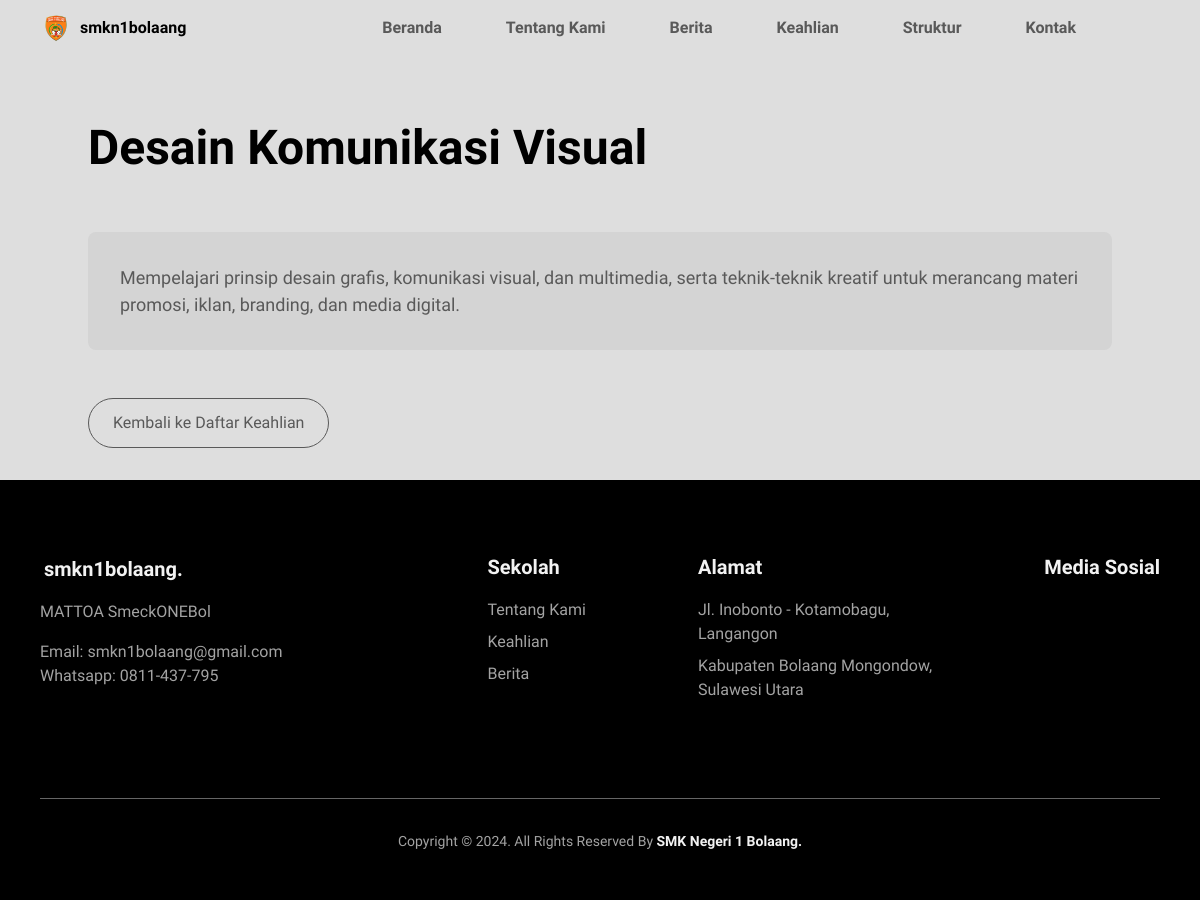
The app's page /skill_detail.php?id=2 with its own data.
### tables this page shows
CREATE TABLE `skills` (
  `id` int(11) NOT NULL,
  `title` varchar(255) NOT NULL,
  `icon` varchar(50) NOT NULL,
  `image` varchar(255) DEFAULT NULL,
  `description` text NOT NULL
);

CREATE TABLE `contact_info` (
  `id` int(11) NOT NULL,
  `type` enum('email','whatsapp') NOT NULL,
  `value` varchar(255) NOT NULL,
  `is_active` tinyint(1) DEFAULT 1
);

### skill_detail.php (the view, shortened to what this page needs)
<?php
require_once('config.php');
$skill_id = isset($_GET['id']) ? intval($_GET['id']) : 0;
try {
    $stmt = $pdo->prepare("SELECT id, title, icon, image, description FROM skills WHERE id = ?");
    $stmt->execute([$skill_id]);
    $skill = $stmt->fetch(PDO::FETCH_ASSOC);
} catch (PDOException $e) {
    die("Query failed: " . $e->getMessage());
}
function getContactInfo()
{
    global $pdo;
    $stmt = $pdo->query("SELECT * FROM contact_info WHERE is_active = TRUE");
    return $stmt->fetchAll(PDO::FETCH_ASSOC);
}
?>
<!DOCTYPE html>
<html lang="en">
<head>
    <link rel="stylesheet" href="https://cdnjs.cloudflare.com/ajax/libs/remixicon/3.4.0/remixicon.css">
    <link rel="stylesheet" href="assets/css/styles.css">
    <link href="assets/css/output.css" rel="stylesheet">
</head>
<body>
    <?php include 'components/header.php'; ?>
    <main class="main">
        <section class="section skill-detail-section">
            <div class="skill-detail-container">
                <div class="skill-detail-header">
                    <h1 class="skill-detail-title"><?php echo htmlspecialchars($skill['title']); ?></h1>
                </div>
                <div class="skill-detail-content">
                    <p class="skill-detail-description">
                        <?php echo nl2br(htmlspecialchars($skill['description'])); ?>
                    </p>
                </div>
                <div class="skill-detail-footer">
                    <a href="index.php#skills" class="skill-detail-back-button">
                        <i class="ri-arrow-left-line"></i> Kembali ke Daftar Keahlian
                    </a>
                    <div class="skill-detail-share">
                        <button class="skill-detail-share-button">
                        </button>
                    </div>
                </div>
            </div>
        </section>
    </main>
    <footer class="footer">
        <div class="footer__container container grid">
            <div>
                <a href="index.php" class="footer__logo">
                    <span>smkn1bolaang.</span>
                </a>
                <p class="footer__description">MATTOA SmeckONEBol</p>
                <?php
                $contactInfo = getContactInfo();
                foreach ($contactInfo as $info) {
                    if ($info['type'] == 'email') {
                        echo "<address class='footer__email'>Email: {$info['value']}</address>";
                    } elseif ($info['type'] == 'whatsapp') {
                        echo "<p class='footer__whatsapp'>Whatsapp: {$info['value']}</p>";
                    }
                }
                ?>
            </div>
            <div class="footer__content grid">
                <div>
                    <h3 class="footer__title">Sekolah</h3>
                    <ul class="footer__links">
                        <li>
                            <a href="index.php#about" class="footer__link">Tentang Kami</a>
                        </li>
                        <li>
                            <a href="index.php#skills" class="footer__link">Keahlian</a>
                        </li>
                        <li>
                            <a href="index.php#news" class="footer__link">Berita</a>
                        </li>
                    </ul>
                </div>
                <div>
                    <h3 class="footer__title">Alamat</h3>
                    <ul class="footer__list">
                        <li>
                            <address class="footer__info">Jl. Inobonto - Kotamobagu,<br> Langangon</address>
                        </li>
                        <li>
                            <address class="footer__info">Kabupaten Bolaang Mongondow, <br> Sulawesi Utara</address>
                        </li>
                    </ul>
                </div>
                <div>
                    <h3 class="footer__title">Media Sosial</h3>
                    <div class="footer__social">
                    </div>
                </div>
            </div>
        </div>
        <span class="footer__copy">
            Copyright &#169; 2024. All Rights Reserved By
            <a href="#">SMK Negeri 1 Bolaang.</a>
        </span>
    </footer>
</body>
</html>

### assets/css/styles.css (style rules this page uses)
:root { --header-height: 3.5rem; --first-color: #fe7f16; --black-color: hsl(0, 0%, 0%); --black-color-light: hsl(0, 0%, 40%); --white-color: hsl(0, 0%, 95%); --title-color: hsl(0, 0%, 0%); --text-color: hsl(0, 0%, 35%); --text-color-light: hsl(0, 0%, 64%); --body-color: hsl(0, 0%, 87%); --container-color: hsl(0, 0%, 83%); --body-font: "Bai Jamjuree", sans-serif; --biggest-font-size: 2.5rem; --h1-font-size: 1.75rem; --h2-font-size: 1.25rem; --h3-font-size: 1.125rem; --normal-font-size: 0.938rem; --small-font-size: 0.813rem; --smaller-font-size: 0.75rem; --font-regular: 400; --font-medium: 500; --font-semi-bold: 600; --font-bold: 700; --z-tooltip: 10; --z-fixed: 100; }
@media screen and (min-width: 1150px) { :root { --biggest-font-size: 4.5rem; --h1-font-size: 3rem; --h2-font-size: 1.5rem; --h3-font-size: 1.25rem; --normal-font-size: 1rem; --small-font-size: 0.875rem; --smaller-font-size: 0.813rem; } }
* { box-sizing: border-box; padding: 0; margin: 0; }
html { scroll-behavior: smooth; }
body { font-family: var(--body-font); font-size: var(--normal-font-size); background-color: var(--body-color); color: var(--text-color); transition: background-color 0.4s; overflow-x: hidden; }
h1, h2, h3, h4 { color: var(--title-color); font-weight: var(--font-bold); }
ul { list-style: none; }
a { text-decoration: none; }
.container { max-width: 1120px; margin-inline: 1.5rem; }
.grid { display: grid; gap: 1.5rem; }
.section { padding-block: 4rem 2rem; }
.main { overflow: hidden; }
.footer { background-color: var(--black-color); color: var(--text-color-light); padding-block: 3.5rem 2rem; overflow-x: hidden; }
.footer__container { row-gap: 4rem; padding-bottom: 4rem; border-bottom: 1px solid var(--black-color-light); }
.footer__logo { display: inline-flex; align-items: center; column-gap: 0.25rem; white-space: nowrap; }
.footer__logo span { color: var(--white-color); font-size: var(--h3-font-size); font-weight: var(--font-semi-bold); max-width: 100%; overflow-wrap: break-word; }
.footer__description { margin-block: 1rem; max-width: 100%; overflow-wrap: break-word; }
.footer__email, .footer__info, .footer__whatsapp { font-style: normal; max-width: 100%; overflow-wrap: break-word; }
.footer__content { gap: 4rem 3rem; }
.footer__title { font-size: var(--h3-font-size); color: var(--white-color); margin-bottom: 1rem; }
.footer__links, .footer__list { display: grid; row-gap: 0.5rem; }
.footer__link { color: var(--text-color-light); transition: color 0.4s; }
.footer__social { display: flex; column-gap: 1.2rem; }
.footer__copy { display: block; text-align: center; font-size: var(--small-font-size); margin-top: 2rem; }
.footer__copy a { font-weight: var(--font-bold); color: var(--white-color); }
@media screen and (min-width: 576px) { .footer__content { grid-template-columns: repeat(3, max-content); } }
@media screen and (min-width: 768px) { .footer__container { grid-template-columns: repeat(2, max-content); justify-content: space-between; } }
@media screen and (min-width: 1150px) { .container { margin-inline: auto; } }
@media screen and (min-width: 1150px) { .section { padding-block: 7rem 2rem; } }
@media screen and (min-width: 1150px) { .footer { padding-block: 4.5rem 3rem; } }
@media screen and (min-width: 1150px) { .footer__container { padding-bottom: 6rem; } }
@media screen and (min-width: 1150px) { .footer__content { column-gap: 7rem; } }

### records on screen
skills: title "Desain Komunikasi Visual", description "Mempelajari prinsip desain grafis, komunikasi visual, dan multimedia, serta teknik-teknik kreatif untuk merancang materi promosi, iklan, branding, dan media digital."
contact_info: value "smkn1bolaang@gmail.com"
contact_info: value "0811-437-795"
